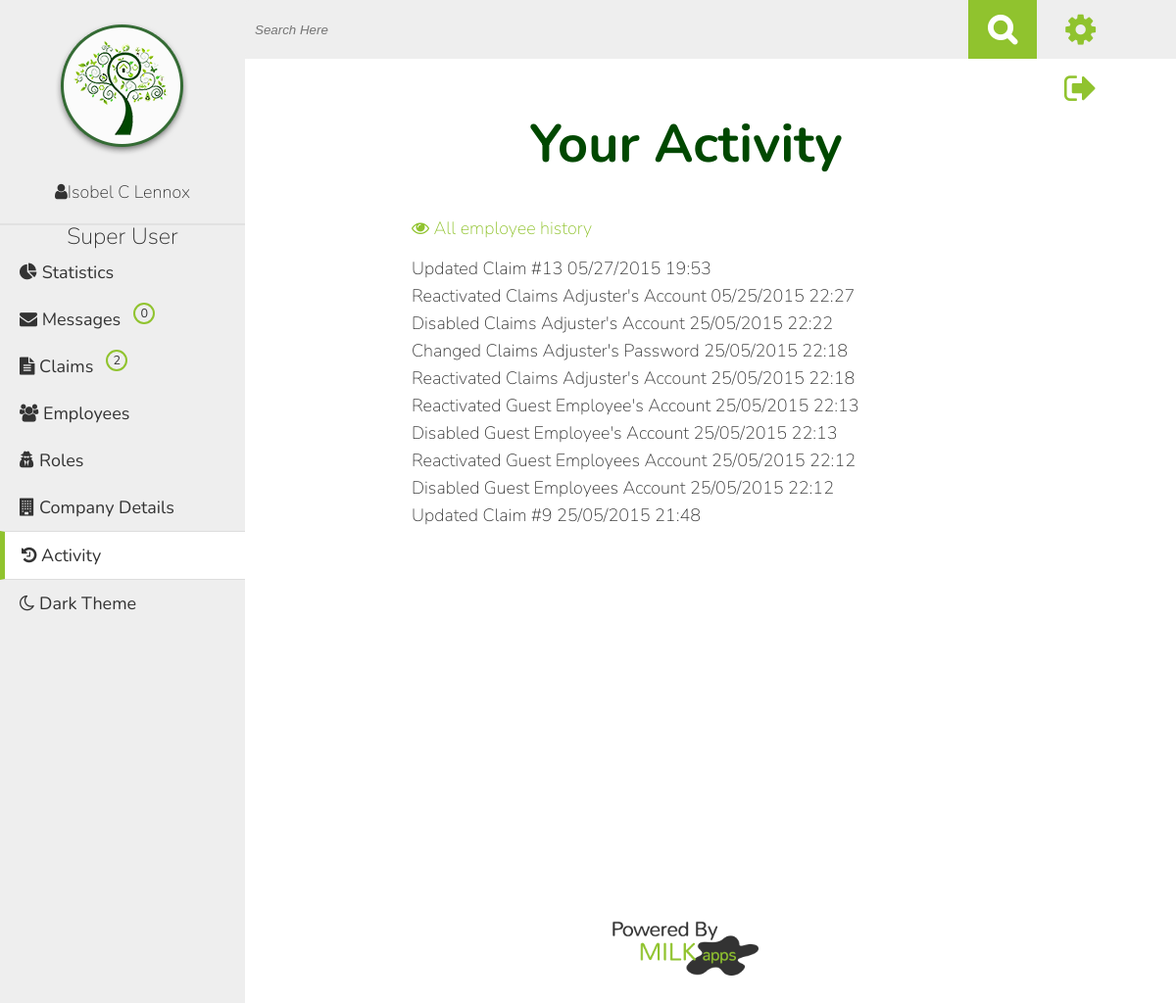
Screenshot of /activity.php (signed in) with the database file from the repository.
### tables this page shows
CREATE TABLE IF NOT EXISTS `company_details` (
  `id` int(11) NOT NULL,
  `logo` varchar(60) DEFAULT NULL,
  `name` varchar(60) NOT NULL,
  `address` varchar(60) NOT NULL,
  `city` varchar(60) NOT NULL,
  `state` varchar(20) NOT NULL,
  `zip` varchar(10) NOT NULL,
  `phone` varchar(20) NOT NULL,
  `content` varchar(500) NOT NULL
);

CREATE TABLE IF NOT EXISTS `roles` (
  `id` int(11) NOT NULL,
  `name` varchar(60) NOT NULL
);

CREATE TABLE IF NOT EXISTS `history` (
  `id` int(11) NOT NULL,
  `user_id` int(7) NOT NULL,
  `content` varchar(250) NOT NULL,
  `datetime` varchar(20) NOT NULL,
  `is_employee` int(1) NOT NULL
);

### activity.php (the view)
<?php
$current_page="activity";
include("inc/header.php"); ?>
         <?php  if(isset($_GET['all'])){ ?>
                <h1>All Activity</h1>
                  <span class="left"><a href="activity.php"><i class="fa fa-eye"></i> View your history</a></span> <br><br>
                  <?php
                $query  = "SELECT * FROM history WHERE is_employee=1 ORDER BY id DESC";
                $result = mysqli_query($connection, $query);
                if($result){
                    echo "<ul>";
                    foreach($result as $show){
                        $user=find_user_by_id($show['user_id']);
                        echo "<li><a href=\"profile.php?user=".$user['id']."\">".$user['first_name']." ".$user['last_name']."</a> ".$show['content']." ".$show['datetime']."</li>";
                        }
                    echo "</ul>";
                }
  }else{ ?>
                  <h1>Your Activity</h1>
                  <?php  if($_SESSION['is_employee']==1){ ?>
                  <span class="left"><a href="activity.php?all"><i class="fa fa-eye"></i> All employee history</a></span>
                  <?php  } ?>
                  <br>
                  <br>
<?php
            if(isset($_GET['filter'])){
                echo "<h3>".strtoupper($_GET['filter'])."</h3>";
                if($_GET['filter']=="" || $_GET['filter']=="all"){
                $query  = "SELECT * FROM history WHERE user_id={$_SESSION['user_id']} ORDER BY id DESC";
                }else{
                 $query  = "SELECT * FROM history WHERE user_id={$_SESSION['user_id']} AND content LIKE '%{$_GET['filter']}%' ORDER BY id DESC";
                }
            }else{
                $query  = "SELECT * FROM history WHERE user_id={$_SESSION['user_id']} ORDER BY id DESC";
            }
    $result = mysqli_query($connection, $query);
    if($result){
        echo "<ul>";
        foreach($result as $show){
            echo "<li>".$show['content']." ".$show['datetime']."</li>";
            }
        echo "</ul>";
        }
    } ?>
<?php include("inc/footer.php"); ?>

### inc/header.php (shortened to what this page needs)
<!DOCTYPE html>
<html>
    <head>
        <?php if(isset($_SESSION['theme'])){
        if($_SESSION['theme']==1){
                     ?>
                    <link rel="stylesheet" href="css/style.css">
                    <link rel="stylesheet" href="css/dark-theme.css">
            <?php  }else{
                      ?>
                    <link rel="stylesheet" href="css/style.css">
            <?php   }
        }else{ ?>
            <link rel="stylesheet" href="css/style.css">
        <?php } ?>
        <link rel="stylesheet" href="//maxcdn.bootstrapcdn.com/font-awesome/4.3.0/css/font-awesome.min.css">
    </head>
<body>
<nav>
  <div class= 'logo_user'>
    <?php
        $logo_query="SELECT * FROM company_details";
        $logo_found=mysqli_query($connection, $logo_query);;
        if($logo_found){
            $details=mysqli_fetch_assoc($logo_found);
            $logo=$details['logo'];
        }else{
            $logo="img/under_my_roof_sm.png";
        }
        ?>
    <a href="index.php"><img src="<?php echo $logo; ?>" alt="Greenwell Bank Logo"></a><br>
<?php
if(isset($sub_page) && $sub_page=="profile"){
    echo "<p class=\"sub_page\"><i class=\"fa fa-user\"> </i><a href=\"profile.php\"> " . $_SESSION['username'] ."</a></p>";
}else{
   echo " <p><i class=\"fa fa-user\"> </i><a href=\"profile.php\">". $_SESSION['username'] . "</a></p>";
}
echo "</div>";
if($_SESSION['is_employee']==0){
         ?>
        <ul>
         <?php
                if(isset($current_page) && $current_page=="dashboard"){
                    echo "<li class=\"current_page\"><a href=\"index.php\"><i class=\"fa fa-tachometer\"></i> Dashboard</a></li>";
                }else{
                   echo " <li><a href=\"index.php\"><i class=\"fa fa-tachometer\"></i> Dashboard</a></li>";
                }
                if(isset($current_page) && $current_page=="inventory"){
                    echo "<li class=\"current_page\"><a href='inventory.php'><i class=\"fa fa-cubes\"></i> Inventory</a>";
                    echo "<ul>";
                    if(isset($sub_page)&&($sub_page == "add_item")) {
                      echo "<li class=\"sub_page\"><a href='add_item.php'><i class=\"fa fa-plus\"></i> Add Item</a></li>";
                    } else {
                      echo "<li><a href=\"add_item.php\"><i class=\"fa fa-plus\"></i> Add Item</a></li>";
                    }
                    if(isset($sub_page)&&($sub_page == "view_rooms")) {
                      echo "<li class=\"sub_page\"><a href='rooms.php'><i class=\"fa fa-eye\"></i> View Rooms</a></li>";
                    } else {
                      echo "<li><a href='rooms.php'><i class=\"fa fa-eye\"></i> View Rooms</a></li>";
                    }
                    echo "</ul></li>";
                ?>
            <?php
                }else{
                   echo " <li><a href='inventory.php'><i class=\"fa fa-cubes\"></i> Inventory</a> ";
                     ?>
              <ul>
                <li><a href="add_item.php"><i class="fa fa-plus"></i> Add Item</a></li>
                <li><a href="rooms.php"><i class="fa fa-eye"></i> View Rooms</a></li>
              </ul> </li>
               <?php
                }
    if(isset($current_page) && $current_page=="claims"){
      $all_query  = "SELECT COUNT(*) as total FROM claims WHERE user_id={$_SESSION['user_id']} AND status_id=4";
      $all_result = mysqli_query($connection, $all_query);
      $data=mysqli_fetch_assoc($all_result);
      if($data['total']==0){ $claim_alert=""; $total_alerts=""; }else{ $claim_alert="claim_alert_client"; $total_alerts=$data['total']; }
      ?>
            <li class="current_page"><a class='alert_container' href="claim_history.php"><i class="fa fa-folder-open"></i> Claims <div class="<?php echo $claim_alert; ?>"><?php echo $total_alerts; ?></div></a>
            <ul>
          <?php
              if(isset($sub_page)&&($sub_page == "file_claim")) {
                echo "<li class=\"sub_page\"><a href=\"file_new_claim.php\"><i class=\"fa fa-file-text\"></i> File Claim</a></li> ";
              } else {
                echo "<li><a href=\"file_new_claim.php\"><i class=\"fa fa-file-text\"></i> File Claim</a></li>";
              }?>
            </ul>
            </li>
<?php }else{
            $all_query  = "SELECT COUNT(*) as total FROM claims WHERE user_id={$_SESSION['user_id']} AND status_id=4";
            $all_result = mysqli_query($connection, $all_query);
            $data=mysqli_fetch_assoc($all_result);
            if($data['total']==0){ $claim_alert=""; $total_alerts=""; }else{ $claim_alert="claim_alert_client"; $total_alerts=$data['total']; }
          ?>
            <li><a class='alert_container' href="claim_history.php"><i class="fa fa-folder-open"></i> Claims <div class="<?php echo $claim_alert; ?>"><?php echo $total_alerts; ?></div></a>
                <ul>
                 <li><a href="file_new_claim.php"><i class="fa fa-file-text"></i> File Claim</a></li>
                </ul>
            </li>
   <?php }
             if(isset($current_page) && $current_page=="activity"){ ?>
            <li class="current_page"><a href="activity.php"><i class="fa fa-history"></i> Activity</a></li>
            <?php }else{ ?>
             <li><a href="activity.php"><i class="fa fa-history"></i> Activity</a></li>
           <?php  }
            if(isset($current_page) && $current_page=="help"){?>
            <li class="current_page"><a href="help.php"><i class="fa fa-question"></i> Help</a></li>
             <?php }else{ ?>
              <li><a href="help.php"><i class="fa fa-question"></i> Help</a></li>
              <?php  } ?>
        </ul>
<?php }else{
     ?>
     <?php
    $role_query  = "SELECT * FROM roles WHERE id={$_SESSION['role']}";
    $role_result = mysqli_query($connection, $role_query);
    if($role_result){
        $role=mysqli_fetch_assoc($role_result);
        echo "<h4>".$role['name']."</h4>";
    }
    $claim_notification="SELECT COUNT(*) as total FROM claims WHERE status_id=0";
    $result=mysqli_query($connection, $claim_notification);
    $data=mysqli_fetch_assoc($result);
    $total= $data['total'];
   $role=0;
     foreach($_SESSION['permissions'] as $key => $val){
        if($val==3){
            $role++;
        }
    }  ?>
            <ul>
                   <?php
                    $message_query="SELECT COUNT(*) as messages FROM messages WHERE sent_to={$_SESSION['user_id']} AND viewed=0";
                    $message_found=mysqli_query($connection, $message_query);
                    $mes=mysqli_fetch_assoc($message_found);
                    $num_messg= $mes['messages'];
                    ?>
                <?php  if(isset($current_page) && $current_page=="dashboard"){ ?>
                        <li class="current_page"><a href="index.php"><i class="fa fa-pie-chart"></i> Statistics</a></li>
                <?php  }else{ ?>
                    <li><a href="index.php"><i class="fa fa-pie-chart"></i> Statistics</a></li>
                <?php   } ?>
                <?php  if(isset($current_page) &&  $current_page=="messages"){ ?>
                        <li class="current_page"><a href="messages.php" class='alert_container'><i class="fa fa-envelope"></i> Messages <div class="claim_alert"><?php echo $num_messg; ?></div></a></li>
                <?php  }else{ ?>
                        <li><a href="messages.php" class='alert_container'><i class="fa fa-envelope"></i> Messages <div class="claim_alert"><?php echo $num_messg; ?></div></a></li>
                <?php   } ?>
                <?php
                      if(isset($current_page) && $current_page=="claims"){ ?>
                <li class="current_page"><a class='alert_container' href="claims.php?pending"><i class="fa fa-file-text"></i> Claims <div class="claim_alert"><?php echo $total; ?></div></a></li>
              <?php  }else{ ?>
                <li><a class='alert_container' href="claims.php?pending"><i class="fa fa-file-text"></i> Claims <div class="claim_alert"><?php echo $total; ?></div></a></li>
             <?php   } ?>
                <?php  if(isset($current_page) && $current_page=="employees"){ ?>
                        <li class="current_page"><a href="employees.php"><i class="fa fa-users"></i> Employees</a></li>
              <?php  }else{ ?>
                     <li><a href="employees.php"><i class="fa fa-users"></i> Employees</a></li>
             <?php   } ?>
                <?php  if(isset($current_page) && $current_page=="roles"){
                        if($role == 1){ ?>
                            <li class="current_page"><a href="roles.php"><i class="fa fa-user-secret"></i> Roles</a></li>
                        <?php }?>
              <?php  }else{
                        if($role == 1){ ?>
                <li><a href="roles.php"><i class="fa fa-user-secret"></i> Roles</a></li>
                <?php }?>
             <?php   } ?>
            <?php  if(isset($current_page) && $current_page=="company"){ ?>
                        <li class="current_page"><a href="company_details.php"><i class="fa fa-building"></i> Company Details</a></li>
              <?php  }else{ ?>
                      <li><a href="company_details.php"><i class="fa fa-building"></i> Company Details</a></li>
             <?php   } ?>
                <?php if(isset($current_page) && $current_page=="activity"){ ?>
                <li class="current_page"><a href="activity.php"><i class="fa fa-history"></i> Activity</a></li>
                    <?php }else{ ?>
                     <li><a href="activity.php" ><i class="fa fa-history"></i> Activity</a></li>
                   <?php  } ?>
            </ul>
<?php }  ?>
            <ul id="themes">
                 <?php if(isset($_SESSION['theme'])){
            if($_SESSION['theme']==1){
                  echo "<li><a href=\"edit.php?theme\"><i class=\"fa fa-sun-o\"></i> Light Theme</a></li>";
                    }else{
                    echo "<li><a href=\"edit.php?theme\"><i class=\"fa fa-moon-o\"></i> Dark Theme</a></li>";
                    }
                }else{
            echo "<li><a href=\"edit.php?theme\"><i class=\"fa fa-moon-o\"></i> Dark Theme</a></li>";
            }
        ?>
             </ul>
          </nav>
<header>
    <div class="search_container">
        <form class='search' action="search.php" method="POST">
          <input type="search" placeholder='Search Here' name="query" id="searchbar">
          <input type="submit" name="search" id="nav_search" value="&#xf002;">
      </form>
  </div>
    <div class="account_links">
        <div>
          <a title="Manage Account Settings" href="settings.php?user=<?php echo $_SESSION['user_id'] ?>"><i id="spinCog" class="fa fa-cog fa-2x"></i></a>
        </div>
        <div>
          <a title="Log Out" href="logout.php"><i class="fa fa-sign-out fa-2x"></i></a>
        </div>
    </div>
</header>
        <div class="clearfix" id="page">
              <div class="content_wrapper">

### rows the page displays
company_details: logo (picture)
roles: name "Super User"
history: content "Updated Claim #13", datetime "05/27/2015 19:53"
history: content "Reactivated Claims Adjuster 's Account", datetime "05/25/2015 22:27"
history: content "Disabled Claims Adjuster 's Account", datetime "25/05/2015 22:22"
history: content "Changed Claims Adjuster 's Password", datetime "25/05/2015 22:18"
history: content "Reactivated Claims Adjuster 's Account", datetime "25/05/2015 22:18"
history: content "Reactivated Guest Employee 's Account", datetime "25/05/2015 22:13"
history: content "Disabled Guest Employee 's Account", datetime "25/05/2015 22:13"
history: content "Reactivated Guest Employee S Account", datetime "25/05/2015 22:12"
history: content "Disabled Guest Employee S Account", datetime "25/05/2015 22:12"
history: content "Updated Claim #9", datetime "25/05/2015 21:48"

### other values shown
$_SESSION['username'] "Isobel C Lennox"
$num_messg "0"
$total "2"
